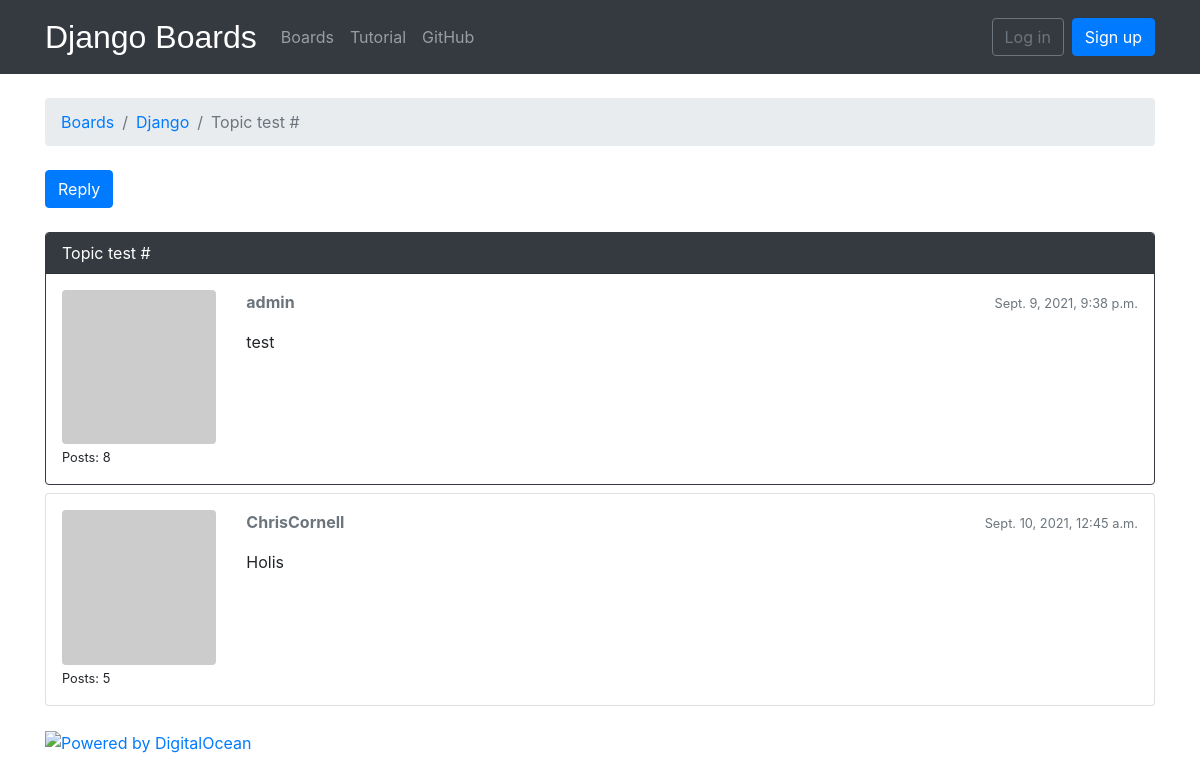
Page /boards/1/topics/9/ on the committed database.
### boards/models.py (models this page shows, shortened)
class Topic(models.Model):
    subject = models.CharField(max_length=255)
    last_updated = models.DateTimeField(auto_now_add=True)
    board = models.ForeignKey(Board, related_name='topics', on_delete=models.PROTECT)
    starter = models.ForeignKey(User, related_name='topics', on_delete=models.PROTECT)
    views = models.PositiveIntegerField(default=0)

class Board(models.Model):
    name = models.CharField(max_length=30, unique=True)
    description = models.CharField(max_length=100)

class Post(models.Model):
    message = models.TextField(max_length=4000)
    topic = models.ForeignKey(Topic, related_name='posts', on_delete=models.PROTECT)
    created_at = models.DateTimeField(auto_now_add=True)
    updated_at = models.DateTimeField(null=True)
    created_by = models.ForeignKey(User, related_name='posts', on_delete=models.PROTECT)
    updated_by = models.ForeignKey(User, null=True, related_name='+', on_delete=models.PROTECT)
    def get_message_as_markdown(self):
        return mark_safe(markdown(self.message, safe_mode='escape'))

### boards/views.py (the view)
# urls.py: url(r'^boards/(?P<pk>\d+)/topics/(?P<topic_pk>\d+)/$', views.PostListView.as_view(), name='topic_posts'),
class PostListView(ListView):
    model = Post
    context_object_name = 'posts'
    template_name = 'topic_posts.html'
    paginate_by = 20
    def get_context_data(self, **kwargs):
        session_key = 'viewed_topic_{}'.format(self.topic.pk)
        if not self.request.session.get(session_key, False):
            self.topic.views += 1
            self.topic.save()
            self.request.session[session_key] = True
        kwargs['topic'] = self.topic
        return super().get_context_data(**kwargs)
    def get_queryset(self):
        self.topic = get_object_or_404(Topic, board__pk=self.kwargs.get('pk'), pk=self.kwargs.get('topic_pk'))
        queryset = self.topic.posts.order_by('created_at')
        return queryset

### boards/templatetags/gravatar.py (called while the page is built)
@register.filter
def gravatar(user):
    email = user.email.lower().encode('utf-8')
    default = 'mm'
    size = 256
    url = 'https://www.gravatar.com/avatar/{md5}?{params}'.format(
        md5=hashlib.md5(email).hexdigest(),
        params=urlencode({'d': default, 's': str(size)})
    )
    return url

### templates/topic_posts.html (shortened to what this page needs)
{% extends 'base.html' %}
{% load gravatar %}
{% block breadcrumb %}
  <li class="breadcrumb-item"><a href="{% url 'home' %}">Boards</a></li>
  <li class="breadcrumb-item"><a href="{% url 'board_topics' topic.board.pk %}">{{ topic.board.name }}</a></li>
  <li class="breadcrumb-item active">{{ topic.subject }}</li>
{% endblock %}
{% block content %}
  <div class="mb-4">
    <a href="{% url 'reply_topic' topic.board.pk topic.pk %}" class="btn btn-primary" role="button">Reply</a>
  </div>
  {% for post in posts %}
    <div id="{{ post.pk }}" class="card {% if forloop.last %}mb-4{% else %}mb-2{% endif %} {% if forloop.first %}border-dark{% endif %}">
      {% if forloop.first %}
        <div class="card-header text-white bg-dark py-2 px-3">{{ topic.subject }}</div>
      {% endif %}
      <div class="card-body p-3">
        <div class="row">
          <div class="col-2">
            <img src="{{ post.created_by|gravatar }}" alt="{{ post.created_by.username }}" class="w-100 rounded">
            <small>Posts: {{ post.created_by.posts.count }}</small>
          </div>
          <div class="col-10">
            <div class="row mb-3">
              <div class="col-6">
                <strong class="text-muted">{{ post.created_by.username }}</strong>
              </div>
              <div class="col-6 text-right">
                <small class="text-muted">{{ post.created_at }}</small>
              </div>
            </div>
            <div class="post-body">
              {{ post.get_message_as_markdown }}
            </div>
          </div>
        </div>
      </div>
    </div>
  {% endfor %}
{% endblock %}

### rows in the picture
Topic: board.name "Django", subject "Topic test #"
Post: created_by.posts.count "8", created_by.username "admin", created_at "Sept. 9, 2021, 9:38 p.m.", get_message_as_markdown "test"
Post: created_by.posts.count "5", created_by.username "ChrisCornell", created_at "Sept. 10, 2021, 12:45 a.m.", get_message_as_markdown "Holis"
